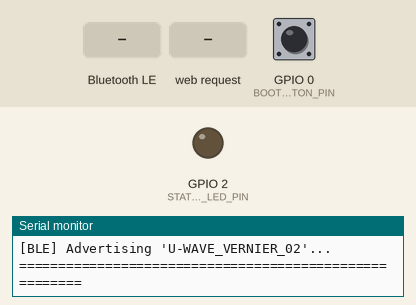
Bench run of a sketch on a simulated ESP32. On the bench: output pins drawn as LEDs (lit = HIGH), the last lines printed to the serial monitor. The inputs (shaded band) are chosen by the test bench; at power-on: GPIO 0 (BOOT_BUTTON_PIN) HIGH. WiFi joins after 1.5 s; servers stay silent unless stated; random numbers use the default seed unless the sketch sets one; nothing arrives over Bluetooth unless stated; a phone connects over Bluetooth LE 3 s after start.

Above: at 1.7 s.
1.8 s: GPIO 0 (BOOT_BUTTON_PIN) pulled LOW for 0.15 s
At 4.6 s:
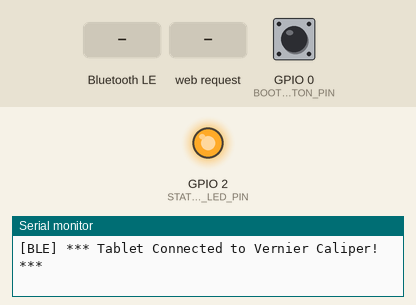
4.9 s: Bluetooth LE write "AT037" received
6.4 s: HTTP request GET /measure?mode=AT037 received
7.9 s: Bluetooth LE write "5" received
Timing chart, 0 to 10.4 s (numbered marks = the images above; inputs shaded):
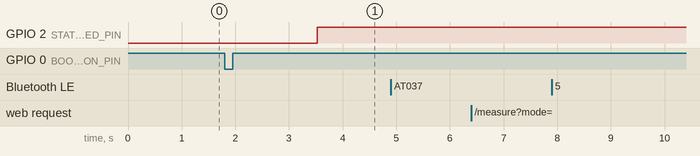

The sketch:

Mitutoyo_Vernier_BLE_Simulator.ino
```cpp
/*
  =============================================================================
  AssemblIQ - Mitutoyo U-WAVE Vernier Caliper BLE & HTTP Webpage Simulator
  =============================================================================
  This firmware emulates a Mitutoyo U-WAVE Digital Vernier Caliper over
  Bluetooth Low Energy (BLE GATT) AND hosts a built-in HTTP Web Page.

  NO SERIAL MONITOR REQUIRED!
  Open http://<esp32-ip>/ or http://192.168.4.1/ in any browser on your phone,
  tablet, or PC, and click buttons to trigger real-time mm measurements.

  Matches AssemblIQ's built-in "Mitutoyo U-WAVE (DT1 ASCII / COM & BLE)" profile:
    - Service UUID : 0000ffe0-0000-1000-8000-00805f9b34fb
    - TX Notify UUID: 0000ffe1-0000-1000-8000-00805f9b34fb
    - Frame Format : DT10102+00000025.00M\r\n  (Value at positions 8-19)
  =============================================================================
*/

#include <WiFi.h>
#include <WebServer.h>
#include <BLEDevice.h>
#include <BLEServer.h>
#include <BLEUtils.h>
#include <BLE2902.h>

// =============================================================================
// User Configuration
// =============================================================================
const char* WIFI_SSID     = "";      // e.g. "Factory_WiFi" (blank = SoftAP)
const char* WIFI_PASSWORD = "";

// SoftAP Hotspot Settings (Used if WiFi fails or credentials are blank)
const char* AP_SSID       = "AssemblIQ-Vernier";
const char* AP_PASSWORD   = "12345678";

#define RECEIVER_ID       "01"
#define TOOL_SERIAL_ID    "02"
#define BLE_DEVICE_NAME   "U-WAVE_VERNIER_" TOOL_SERIAL_ID
#define BOOT_BUTTON_PIN   0          // Physical BOOT button (active LOW)
#define STATUS_LED_PIN    2          // Built-in status LED

// BLE GATT UUIDs matching AssemblIQ Vernier / Mitutoyo U-WAVE profile
#define SERVICE_UUID      "0000ffe0-0000-1000-8000-00805f9b34fb"
#define TX_CHAR_UUID      "0000ffe1-0000-1000-8000-00805f9b34fb" // Notify (Caliper -> Tablet)
#define RX_CHAR_UUID      "0000ffe2-0000-1000-8000-00805f9b34fb" // Optional Write (Tablet -> Caliper)

// =============================================================================
// Global State
// =============================================================================
WebServer webServer(80);
BLEServer* pServer = nullptr;
BLECharacteristic* pTxCharacteristic = nullptr;
BLECharacteristic* pRxCharacteristic = nullptr;

volatile bool deviceConnected = false;
bool oldDeviceConnected = false;

// Caliper Parameters (mm)
float targetMm = 25.00f;
float lowerLimitMm = 23.00f;
float upperLimitMm = 27.00f;
uint16_t measurementCounter = 1;
String lastTransmittedFrame = "None";
String clientIpAddress = "192.168.4.1";

// Forward Declarations
void sendMitutoyoDt1Frame(float valueMm);
void simulateMeasure(char mode, float customVal = 0.0f);
void parseIncomingCommand(const String& cmd);

// =============================================================================
// BLE Server Callbacks
// =============================================================================
class ServerCallbacks : public BLEServerCallbacks {
    void onConnect(BLEServer* pServer) override {
        deviceConnected = true;
        digitalWrite(STATUS_LED_PIN, HIGH);
        Serial.println("\n[BLE] *** Tablet Connected to Vernier Caliper! ***");
    }

    void onDisconnect(BLEServer* pServer) override {
        deviceConnected = false;
        digitalWrite(STATUS_LED_PIN, LOW);
        pServer->startAdvertising();
        Serial.println("\n[BLE] *** Tablet Disconnected. Advertising restarted... ***");
    }
};

// =============================================================================
// BLE Characteristic Rx Callbacks (Optional Limit Sync from AssemblIQ)
// =============================================================================
class RxCallbacks : public BLECharacteristicCallbacks {
    void onWrite(BLECharacteristic* pCharacteristic) override {
        String rxValue = pCharacteristic->getValue().c_str();
        rxValue.trim();
        if (rxValue.length() > 0) {
            Serial.printf("[BLE RX] Command received from Tablet: \"%s\"\n", rxValue.c_str());
            parseIncomingCommand(rxValue);
        }
    }
};

void parseIncomingCommand(const String& cmd) {
    if (cmd.startsWith("AT037")) {
        int firstComma = cmd.indexOf(',');
        int secondComma = cmd.indexOf(',', firstComma + 1);
        if (firstComma != -1 && secondComma != -1) {
            upperLimitMm = cmd.substring(firstComma + 1, secondComma).toFloat();
            lowerLimitMm = cmd.substring(secondComma + 1).toFloat();
            targetMm = (upperLimitMm + lowerLimitMm) / 2.0f;
            Serial.printf("[CMD] Limits Synced: Target=%.2f mm (Lo=%.2f, Hi=%.2f)\n",
                          targetMm, lowerLimitMm, upperLimitMm);
        }
    }
}

// =============================================================================
// Send Mitutoyo U-WAVE DT1 Telemetry Frame over BLE
// Format: DT10102+00000025.00M\r\n  (Positions 8-19 = value)
// =============================================================================
void sendMitutoyoDt1Frame(float valueMm) {
    if (!deviceConnected) {
        Serial.println("[WARN] Telemetry not sent: Tablet not connected via BLE.");
        lastTransmittedFrame = "[Failed: Tablet not connected via BLE]";
        return;
    }

    char frameBuffer[40];
    snprintf(frameBuffer, sizeof(frameBuffer),
             "DT1%s%s%+012.2fM\r\n",
             RECEIVER_ID,
             TOOL_SERIAL_ID,
             valueMm);

    measurementCounter++;
    lastTransmittedFrame = String(frameBuffer);
    lastTransmittedFrame.trim();

    pTxCharacteristic->setValue(frameBuffer);
    pTxCharacteristic->notify();
    delay(40);

    Serial.printf("[BLE TX] Sent DT1 Frame: %s", frameBuffer);
}

// =============================================================================
// Simulation Logic
// =============================================================================
void simulateMeasure(char mode, float customVal) {
    float val = targetMm;

    if (mode == 't') {
        // Pass with natural variance (+/- 0.05 mm)
        float jitter = ((random(0, 11) - 5) * 0.01f);
        val = targetMm + jitter;
    }
    else if (mode == 'h') {
        // Over-Size (NG High)
        val = upperLimitMm + 2.50f;
    }
    else if (mode == 'l') {
        // Under-Size (NG Low)
        val = lowerLimitMm - 2.50f;
    }
    else if (mode == 'c') {
        val = customVal;
    }

    sendMitutoyoDt1Frame(val);
}

// =============================================================================
// HTTP Webpage Interface (Mobile-Friendly Dark Industrial UI)
// =============================================================================
const char INDEX_HTML[] PROGMEM = R"rawliteral(
<!DOCTYPE html>
<html lang="en">
<head>
    <meta charset="UTF-8">
    <meta name="viewport" content="width=device-width, initial-scale=1.0">
    <title>Mitutoyo Vernier BLE Simulator</title>
    <style>
        :root {
            --bg-dark: #0f172a;
            --card-bg: #1e293b;
            --accent: #0284c7;
            --text-main: #f8fafc;
            --text-sub: #94a3b8;
        }
        * { box-sizing: border-box; margin: 0; padding: 0; font-family: -apple-system, BlinkMacSystemFont, "Segoe UI", Roboto, sans-serif; }
        body { background: var(--bg-dark); color: var(--text-main); display: flex; justify-content: center; min-height: 100vh; padding: 16px; }
        .container { width: 100%; max-width: 480px; }
        .header { text-align: center; margin-bottom: 20px; padding: 12px; background: var(--card-bg); border-radius: 12px; border: 1px solid #334155; }
        .title { font-size: 1.25rem; font-weight: 700; color: #38bdf8; letter-spacing: 0.5px; }
        .subtitle { font-size: 0.8rem; color: var(--text-sub); margin-top: 4px; }
        .status-card { background: var(--card-bg); border-radius: 12px; padding: 16px; margin-bottom: 16px; border: 1px solid #334155; }
        .badge { display: inline-block; padding: 4px 10px; border-radius: 9999px; font-size: 0.75rem; font-weight: 700; text-transform: uppercase; }
        .badge-connected { background: rgba(16, 185, 129, 0.2); color: #34d399; border: 1px solid #10b981; }
        .badge-disconnected { background: rgba(245, 158, 11, 0.2); color: #fbbf24; border: 1px solid #f59e0b; }
        .limits-grid { display: grid; grid-template-columns: repeat(3, 1fr); gap: 8px; margin-top: 14px; text-align: center; }
        .limit-box { background: #0f172a; padding: 10px 4px; border-radius: 8px; border: 1px solid #334155; }
        .limit-label { font-size: 0.7rem; color: var(--text-sub); text-transform: uppercase; }
        .limit-val { font-size: 1.1rem; font-weight: 700; margin-top: 2px; }
        .val-target { color: #38bdf8; }
        .val-lo { color: #34d399; }
        .val-hi { color: #f87171; }
        .btn-grid { display: grid; grid-template-columns: 1fr; gap: 12px; margin-bottom: 16px; }
        .btn { border: none; padding: 14px 16px; border-radius: 10px; font-size: 1rem; font-weight: 700; cursor: pointer; display: flex; align-items: center; justify-content: space-between; transition: transform 0.1s, opacity 0.2s; -webkit-tap-highlight-color: transparent; }
        .btn:active { transform: scale(0.98); opacity: 0.9; }
        .btn-pass { background: linear-gradient(135deg, #059669 0%, #10b981 100%); color: white; }
        .btn-over { background: linear-gradient(135deg, #dc2626 0%, #ef4444 100%); color: white; }
        .btn-under { background: linear-gradient(135deg, #d97706 0%, #f59e0b 100%); color: white; }
        .custom-card { background: var(--card-bg); border-radius: 12px; padding: 16px; border: 1px solid #334155; margin-bottom: 16px; }
        .custom-form { display: flex; gap: 8px; margin-top: 8px; }
        .custom-input { flex: 1; padding: 12px; border-radius: 8px; border: 1px solid #475569; background: #0f172a; color: white; font-size: 1.1rem; font-weight: bold; text-align: center; }
        .btn-custom { background: var(--accent); color: white; padding: 0 20px; font-size: 0.95rem; }
        .log-box { background: #0f172a; border-radius: 8px; padding: 10px; font-family: monospace; font-size: 0.75rem; color: #a5f3fc; border: 1px solid #334155; word-break: break-all; min-height: 48px; }
    </style>
</head>
<body>
    <div class="container">
        <div class="header">
            <div class="title">📏 MITUTOYO U-WAVE VERNIER</div>
            <div class="subtitle">Wireless Caliper Webpage Controller (mm)</div>
        </div>

        <div class="status-card">
            <div style="display: flex; justify-content: space-between; align-items: center;">
                <span style="font-size: 0.85rem; color: var(--text-sub);">BLE Connection:</span>
                <span id="bleStatus" class="badge badge-disconnected">Checking...</span>
            </div>
            <div class="limits-grid">
                <div class="limit-box">
                    <div class="limit-label">Lower Limit</div>
                    <div class="limit-val val-lo" id="valLo">--.--</div>
                </div>
                <div class="limit-box">
                    <div class="limit-label">Target</div>
                    <div class="limit-val val-target" id="valTarget">--.--</div>
                </div>
                <div class="limit-box">
                    <div class="limit-label">Upper Limit</div>
                    <div class="limit-val val-hi" id="valHi">--.--</div>
                </div>
            </div>
        </div>

        <div class="btn-grid">
            <button class="btn btn-pass" onclick="sendMeasure('t')">
                <span>🟢 PASS Measurement</span>
                <span id="btnPassMm" style="font-size: 0.85rem; opacity: 0.85;">Target mm</span>
            </button>
            <button class="btn btn-over" onclick="sendMeasure('h')">
                <span>🔴 Over-Size (NG High)</span>
                <span style="font-size: 0.85rem; opacity: 0.85;">+2.50 mm</span>
            </button>
            <button class="btn btn-under" onclick="sendMeasure('l')">
                <span>🟡 Under-Size (NG Low)</span>
                <span style="font-size: 0.85rem; opacity: 0.85;">-2.50 mm</span>
            </button>
        </div>

        <div class="custom-card">
            <div style="font-size: 0.85rem; font-weight: 600; color: var(--text-sub);">Send Exact Measurement (mm):</div>
            <div class="custom-form">
                <input type="number" step="0.01" id="customInput" class="custom-input" placeholder="e.g. 25.00">
                <button class="btn btn-custom" onclick="sendCustom()">Send</button>
            </div>
        </div>

        <div class="status-card">
            <div style="font-size: 0.8rem; color: var(--text-sub); margin-bottom: 6px;">Last Transmitted DT1 Frame:</div>
            <div class="log-box" id="logBox">Ready for measurement...</div>
        </div>
    </div>

    <script>
        async function fetchStatus() {
            try {
                const res = await fetch('/status');
                const data = await res.json();
                const badge = document.getElementById('bleStatus');
                if (data.connected) {
                    badge.className = 'badge badge-connected';
                    badge.textContent = 'TABLET CONNECTED';
                } else {
                    badge.className = 'badge badge-disconnected';
                    badge.textContent = 'READY TO PAIR (BLE)';
                }
                document.getElementById('valTarget').textContent = data.target.toFixed(2) + ' mm';
                document.getElementById('valLo').textContent = data.lower.toFixed(2) + ' mm';
                document.getElementById('valHi').textContent = data.upper.toFixed(2) + ' mm';
                document.getElementById('btnPassMm').textContent = data.target.toFixed(2) + ' mm';
                if (data.lastFrame && data.lastFrame !== 'None') {
                    document.getElementById('logBox').textContent = data.lastFrame;
                }
            } catch (e) { }
        }

        async function sendMeasure(mode) {
            try {
                const res = await fetch('/measure?mode=' + mode);
                const data = await res.json();
                document.getElementById('logBox').textContent = data.frame || 'Reading sent!';
                fetchStatus();
            } catch (e) {
                alert('Error sending command to ESP32');
            }
        }

        async function sendCustom() {
            const val = parseFloat(document.getElementById('customInput').value);
            if (isNaN(val)) {
                alert('Please enter a valid mm value');
                return;
            }
            try {
                const res = await fetch('/measure?mode=c&val=' + val);
                const data = await res.json();
                document.getElementById('logBox').textContent = data.frame || 'Custom reading sent!';
                fetchStatus();
            } catch (e) {
                alert('Error sending custom value');
            }
        }

        setInterval(fetchStatus, 1500);
        fetchStatus();
    </script>
</body>
</html>
)rawliteral";

// =============================================================================
// Web Server Route Handlers
// =============================================================================
void handleRoot() {
    webServer.send_P(200, "text/html", INDEX_HTML);
}

void handleStatus() {
    String json = "{";
    json += "\"connected\":" + String(deviceConnected ? "true" : "false") + ",";
    json += "\"target\":" + String(targetMm, 2) + ",";
    json += "\"lower\":" + String(lowerLimitMm, 2) + ",";
    json += "\"upper\":" + String(upperLimitMm, 2) + ",";
    json += "\"counter\":" + String(measurementCounter) + ",";
    json += "\"lastFrame\":\"" + lastTransmittedFrame + "\"";
    json += "}";
    webServer.send(200, "application/json", json);
}

void handleMeasure() {
    if (!webServer.hasArg("mode")) {
        webServer.send(400, "application/json", "{\"error\":\"Missing mode param\"}");
        return;
    }

    String modeStr = webServer.arg("mode");
    char mode = modeStr.charAt(0);
    float customVal = 0.0f;
    if (webServer.hasArg("val")) {
        customVal = webServer.arg("val").toFloat();
    }

    simulateMeasure(mode, customVal);

    String json = "{";
    json += "\"success\":true,";
    json += "\"frame\":\"" + lastTransmittedFrame + "\"";
    json += "}";
    webServer.send(200, "application/json", json);
}

// =============================================================================
// Arduino Setup
// =============================================================================
void setup() {
    Serial.begin(115200);
    delay(500);

    pinMode(BOOT_BUTTON_PIN, INPUT_PULLUP);
    pinMode(STATUS_LED_PIN, OUTPUT);
    digitalWrite(STATUS_LED_PIN, LOW);

    Serial.println("\n=======================================================");
    Serial.println("  AssemblIQ - Mitutoyo Vernier BLE & Webpage Simulator");
    Serial.println("=======================================================");

    bool wifiConnected = false;
    if (strlen(WIFI_SSID) > 0) {
        Serial.printf("[WIFI] Connecting to '%s'...\n", WIFI_SSID);
        WiFi.mode(WIFI_STA);
        WiFi.begin(WIFI_SSID, WIFI_PASSWORD);
        unsigned long startAttempt = millis();
        while (WiFi.status() != WL_CONNECTED && millis() - startAttempt < 8000) {
            delay(300);
            Serial.print(".");
        }
        if (WiFi.status() == WL_CONNECTED) {
            wifiConnected = true;
            clientIpAddress = WiFi.localIP().toString();
            Serial.printf("\n[WIFI] Connected! Webpage Simulator IP: http://%s/\n", clientIpAddress.c_str());
        }
    }

    if (!wifiConnected) {
        WiFi.mode(WIFI_AP);
        WiFi.softAP(AP_SSID, AP_PASSWORD);
        clientIpAddress = WiFi.softAPIP().toString();
        Serial.printf("\n[WIFI] SoftAP Active! Connect to '%s' (PW: %s)\n", AP_SSID, AP_PASSWORD);
        Serial.printf("[WIFI] Webpage Simulator URL: http://%s/\n", clientIpAddress.c_str());
    }

    webServer.on("/", HTTP_GET, handleRoot);
    webServer.on("/status", HTTP_GET, handleStatus);
    webServer.on("/measure", HTTP_GET, handleMeasure);
    webServer.begin();
    Serial.println("[HTTP] Web Server started on port 80");

    BLEDevice::init(BLE_DEVICE_NAME);
    BLEDevice::setMTU(517);

    pServer = BLEDevice::createServer();
    pServer->setCallbacks(new ServerCallbacks());

    BLEService* pService = pServer->createService(SERVICE_UUID);

    pTxCharacteristic = pService->createCharacteristic(
        TX_CHAR_UUID,
        BLECharacteristic::PROPERTY_NOTIFY | BLECharacteristic::PROPERTY_READ
    );
    pTxCharacteristic->addDescriptor(new BLE2902());

    pRxCharacteristic = pService->createCharacteristic(
        RX_CHAR_UUID,
        BLECharacteristic::PROPERTY_WRITE | BLECharacteristic::PROPERTY_WRITE_NR
    );
    pRxCharacteristic->setCallbacks(new RxCallbacks());

    pService->start();

    BLEAdvertising* pAdvertising = BLEDevice::getAdvertising();
    pAdvertising->addServiceUUID(SERVICE_UUID);
    pAdvertising->setScanResponse(true);
    pAdvertising->setMinPreferred(0x06);
    pAdvertising->setMaxPreferred(0x12);
    BLEDevice::startAdvertising();

    Serial.printf("[BLE] Advertising '%s'...\n", BLE_DEVICE_NAME);
    Serial.println("=======================================================\n");
}

// =============================================================================
// Main Loop
// =============================================================================
void loop() {
    webServer.handleClient();

    if (!deviceConnected && oldDeviceConnected) {
        delay(300);
        pServer->startAdvertising();
        Serial.println("[BLE] Resumed advertising for AssemblIQ...");
        oldDeviceConnected = deviceConnected;
    }
    if (deviceConnected && !oldDeviceConnected) {
        oldDeviceConnected = deviceConnected;
    }

    static bool lastBtnState = HIGH;
    bool currentBtnState = digitalRead(BOOT_BUTTON_PIN);
    if (lastBtnState == HIGH && currentBtnState == LOW) {
        delay(50);
        if (digitalRead(BOOT_BUTTON_PIN) == LOW) {
            simulateMeasure('t');
        }
    }
    lastBtnState = currentBtnState;

    delay(5);
}
```
